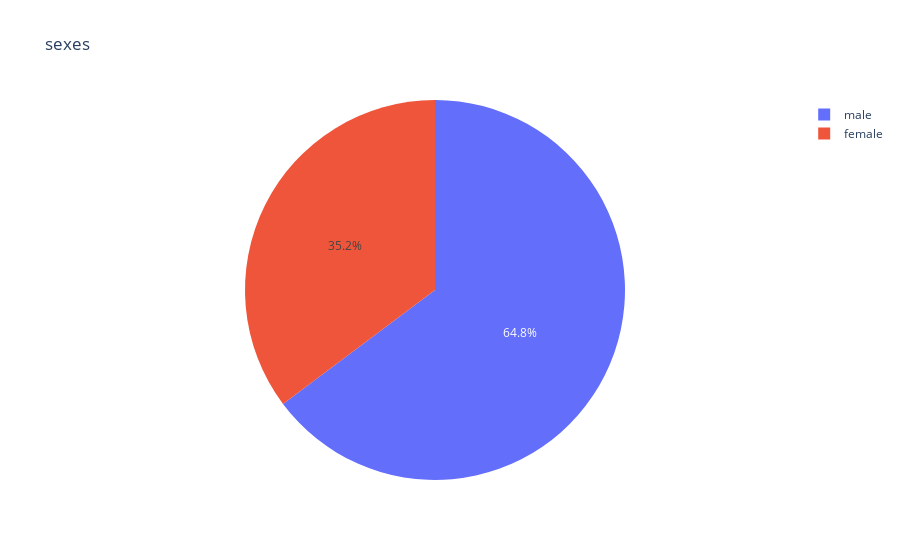

Here is the notebook cell this chart was saved with:
### Code cell
trace = go.Pie(
    values = df['sex'].value_counts().values,
    labels = df['sex'].value_counts().keys(),
)
data = [trace]
layout = go.Layout(title='sexes')
fig = go.Figure(data=data, layout=layout)
iplot(fig)

### Figure 1 — Plotly figure (JSON) as saved in the notebook; plotly's stock layout.template omitted (floating-point values rounded to 4 significant figures)
{"data": [{"labels": ["male", "female"], "type": "pie", "values": [577, 314]}], "layout": {"title": {"text": "sexes"}}}
